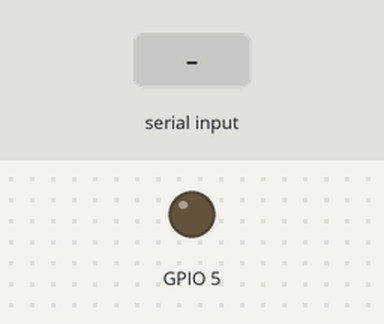
This sketch was run on a simulated ESP32. Shown: output pins drawn as LEDs (lit = HIGH). The test bench sets the inputs (shaded band). Nothing arrives over Bluetooth unless stated; what the sketch prints to the serial monitor is not drawn.

Above: at 1.2 s.
1.3 s: "1" received over the second serial link
At 1.7 s:
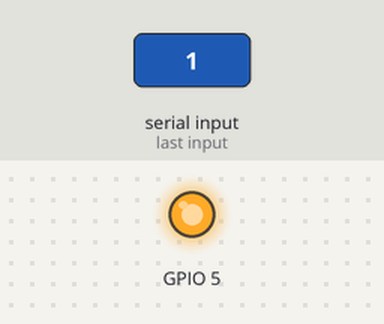
2.8 s: "0" received over the second serial link
At 3.9 s:
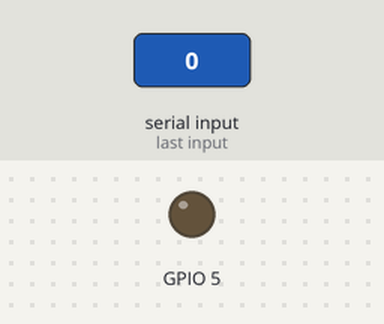
Timing chart, 0 to 5.8 s (numbered marks = the images above; inputs shaded):
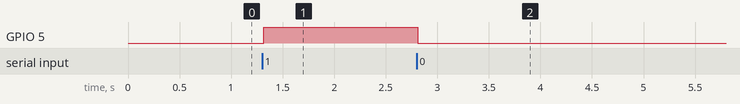

Measured:
- after the input at 1.3 s, GPIO 5: LOW → HIGH at once
- after the input at 2.8 s, GPIO 5: HIGH → LOW at once

The sketch:

Bluetooth.ino
```cpp
#include "BluetoothSerial.h"
BluetoothSerial SerialBT;

char r;

void setup() {
  // put your setup code here, to run once:
  Serial.begin(115200);
  SerialBT.begin("Saurabh ESP");
  Serial.println("The Device is ready to pair");
  pinMode(5,OUTPUT);

}

void loop() {
  // put your main code here, to run repeatedly:
  r = SerialBT.read();
  if(r =='1')
  {
    digitalWrite(5,'HIGH');
  }
  if(r=='0')
  {
    digitalWrite(5,LOW);
  }
  if (SerialBT.available()){
    Serial.write(r);
  }
  delay(20);
}
```
